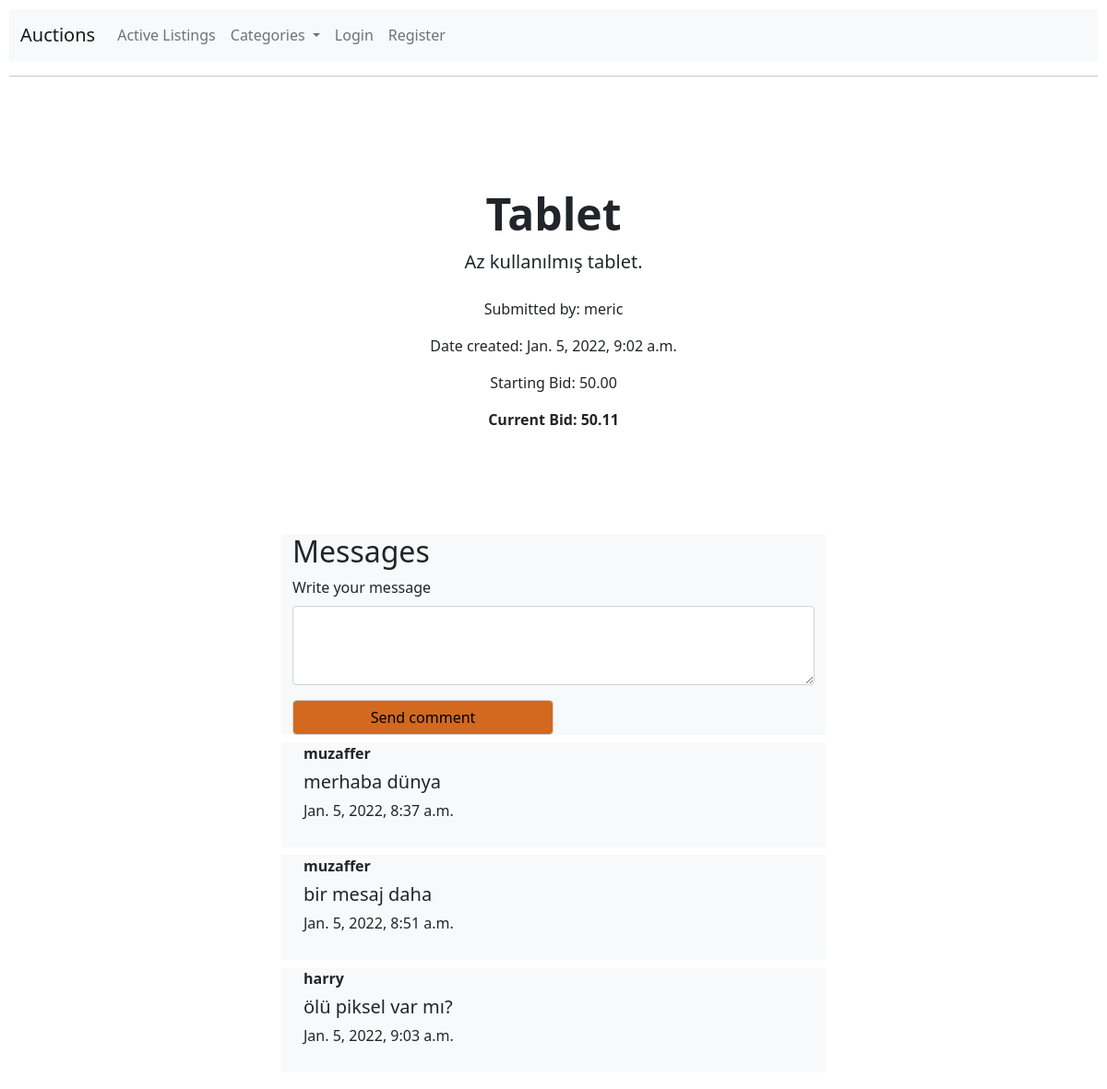
/1/, run on the app's committed database.
### auctions/models.py (models this page shows, shortened)
class Listing(models.Model):
    ACTIVE = 1
    CLOSED = 0
    STATUS_CHOICES = [
        (ACTIVE, "Active"),
        (CLOSED, "Closed")
    ]
    title = models.CharField(max_length=128)
    description = models.CharField(max_length=1024)
    category = models.ForeignKey(Category, on_delete=SET_NULL, related_name="listings", blank=True, null=True)
    starting_bid = models.DecimalField(max_digits=11, decimal_places=2)
    user = models.ForeignKey(User, on_delete=CASCADE, related_name="listings")
    image_url = models.URLField(max_length=256, null=True, blank=True)
    create_time = models.DateTimeField(auto_now=True)
    max_bid = models.DecimalField(max_digits=11, decimal_places=2, default=0.00)
    winner = models.ForeignKey(User, blank=True, null=True, on_delete=SET_NULL)
    status = models.SmallIntegerField(choices=STATUS_CHOICES, default=ACTIVE)

class User(AbstractUser):
    pass

class Comment(models.Model):
    text = models.CharField(max_length=512)
    listing = models.ForeignKey(Listing, on_delete=CASCADE, related_name="comments")
    user = models.ForeignKey(User, on_delete=CASCADE, related_name="comments")
    time = models.DateTimeField(auto_now=True)

### auctions/views.py (the view)
# urls.py: path("<int:id>/", views.detail_view, name="detail"),
def detail_view(request, id):
    listing = Listing.objects.filter(id=id).first()
    if request.method == "POST" and request.user.is_authenticated:
        amount = request.POST["bid"]
        bid = Bid(user=request.user, amount=amount, listing=listing)
        bid.save()
        listing.max_bid = amount
        listing.save()
    if request.user.is_authenticated:
        watchlist_listings = get_user_watchlist(request.user)
    else:
        watchlist_listings = []
    comments = Comment.objects.filter(listing=listing).order_by("time")
    context = {
            "listing": listing,
            "id": id,
            "is_in_watchlist": listing in watchlist_listings,
            "current_bid": listing.max_bid,
            "comments": comments,
            "categories": Category.objects.all()
    }
    return render(request, "auctions/listing.html", context)

### auctions/templates/auctions/listing.html (shortened to what this page needs)
{% extends "auctions/layout.html" %}
{% block body %}
    {% if listing %}
        <div class="px-4 py-5 my-5 text-center">
            <h1 class="display-5 fw-bold">{{listing.title}}</h1>
            <div class="col-lg-6 mx-auto">
              <p class="lead mb-4">{{listing.description}}</p>
              <p>Submitted by: {{listing.user}}</p>
              <p>Date created: {{listing.create_time}}</p>
              <p>Starting Bid: {{listing.starting_bid}}</p>
              {% if listing.status == 1 %}
                <p><b> Current Bid: {{current_bid}}</b></p>
              {% endif %}
            </div>
          </div>
    {% else %}
        <p>Listing #{{id}} not available</p>
    {% endif %}
    <form method="POST" action="{% url 'comment' listing.id %}">
      <div class="container bg-light col-sm-6">
        <h2>Messages</h2>
        <div class="mb-3 col-sm-12">
          <label for="message-area" class="form-label">Write your message</label>
          <textarea class="form-control" id="message-area" name="comment" rows="3"></textarea>
        </div>
        <div class="form-group col-sm-6">
          <input class="form-control" id="submit" type="submit" name="submit" value="Send comment" >
      </div>
      </div>
    </form>
    {% for comment in comments %}
    <div class="container bg-light col-sm-6">
      <div class="container my-2 bg-light col-sm-12">
        <p class="my-1"><b>{{ comment.user }}</b></p>
        <p class="my-1 lead">{{ comment.text }}</p>
        <p class="my-1">{{ comment.time }}</p><br>
      </div>
    </div>
    {% endfor %}
{% endblock %}

### auctions/templates/auctions/layout.html (shortened to what this page needs)
{% load static %}
<!DOCTYPE html>
<html lang="en">
    <head>
        <link href="https://cdn.jsdelivr.net/npm/bootstrap@5.1.3/dist/css/bootstrap.min.css" rel="stylesheet">
        <link href="{% static 'auctions/styles.css' %}" rel="stylesheet">
    </head>
    <body>
        <nav class="navbar navbar-expand-lg navbar-light bg-light">
            <div class="container-fluid">
              <a class="navbar-brand" href="{% url 'index' %}">Auctions</a>
              <div class="collapse navbar-collapse" id="navbarSupportedContent">
                <ul class="navbar-nav me-auto mb-2 mb-lg-0">
                  <li class="nav-item">
                    <a class="nav-link" aria-current="page" href="{% url 'index' %}">Active Listings</a>
                  </li>
                  <li class="nav-item dropdown">
                    <a class="nav-link dropdown-toggle" href="#" id="navbarDropdown" role="button" data-bs-toggle="dropdown" aria-expanded="false">
                      Categories
                    </a>
                  </li>
                  {% if request.user.is_authenticated %}
                  <li class="nav-item">
                    <a class="nav-link" href="{% url 'create' %}">Create Listing</a>
                  </li>
                  <li class="nav-item">
                    <a class="nav-link" href="{% url 'logout' %}">Log Out</a>
                  </li>
                  <li class="nav-item dropdown">
                    <a class="nav-link dropdown-toggle" href="#" id="navbarDropdown" role="button" data-bs-toggle="dropdown" aria-expanded="false">
                      Signed in as {{request.user}}
                    </a>
                    <ul class="dropdown-menu" aria-labelledby="navbarDropdown">
                      <li><a class="dropdown-item" href="{% url 'my_listings' %}">My Listings</a></li>
                      <li><a class="dropdown-item" href="{% url 'my_watchlist' %}">My Watchlist</a></li>
                      <li><a class="dropdown-item" href="{% url 'won' %}">Auctions I Won</a></li>
                    </ul>
                    </li>
                  {% else %}
                    <li class="nav-item">
                        <a class="nav-link" href="{% url 'login' %}">Login</a>
                    </li>
                    <li class="nav-item">
                        <a class="nav-link" href="{% url 'register' %}">Register</a>
                      </li>
                  {% endif %}
                </ul>
              </div>
            </div>
          </nav>
        <hr>
        {% block body %}
        {% endblock %}
    </body>
</html>

### auctions/static/auctions/styles.css (style rules this page uses)
body { padding: 10px; }
#submit { background-color: chocolate; color: black; }

### data on the page
Listing: title "Tablet", description "Az kullanılmış tablet.", user "meric", create_time "Jan. 5, 2022, 9:02 a.m.", starting_bid "50.00", max_bid "50.11"
Comment: user "muzaffer", text "merhaba dünya", time "Jan. 5, 2022, 8:37 a.m."
Comment: user "muzaffer", text "bir mesaj daha", time "Jan. 5, 2022, 8:51 a.m."
Comment: user "harry", text "ölü piksel var mı?", time "Jan. 5, 2022, 9:03 a.m."
